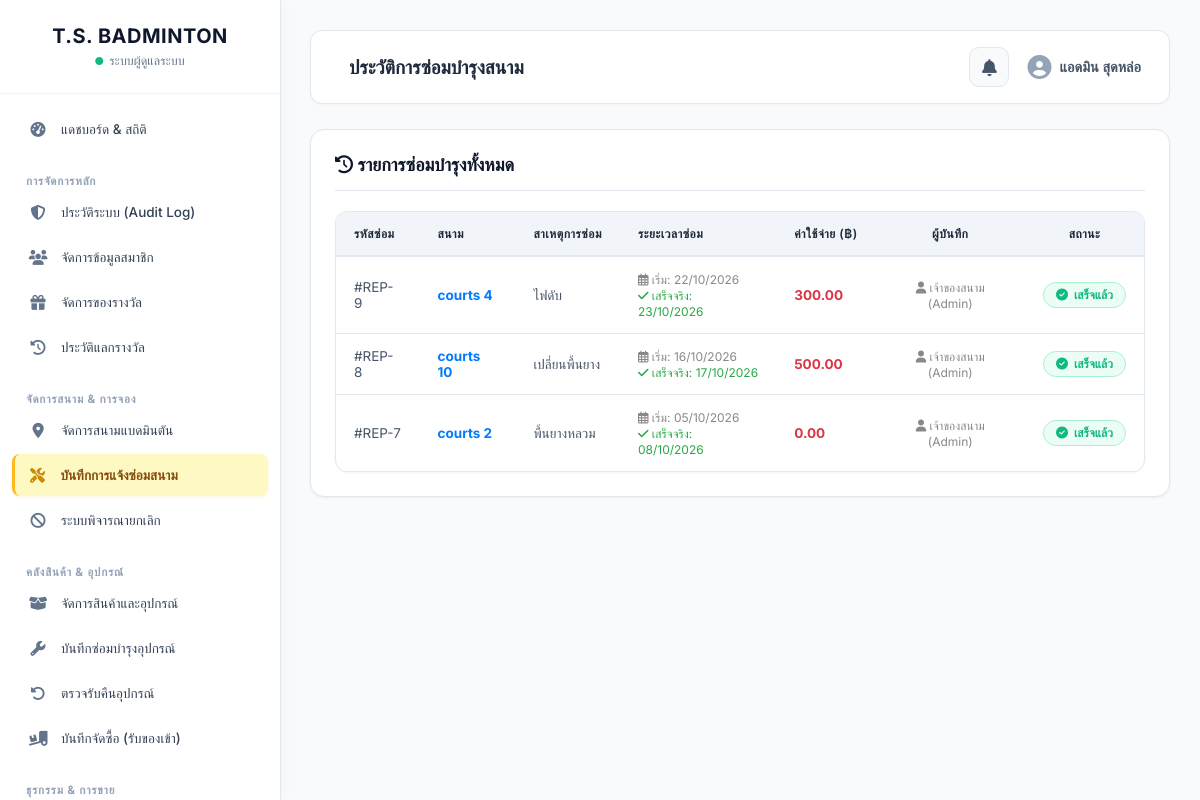
/admin/court_repairs.php (signed in), run on the app's committed database.
### tables this page shows
CREATE TABLE `court_repair` (
  `repair_id` int(11) NOT NULL AUTO_INCREMENT,
  `court_id` int(11) NOT NULL,
  `admin_id` int(11) NOT NULL,
  `repair_cause` varchar(255) NOT NULL,
  `repair_start_date` date NOT NULL,
  `repair_expected_end` date DEFAULT NULL,
  `repair_actual_end` date DEFAULT NULL,
  `repair_cost` decimal(8,2) DEFAULT 0.00,
  `repair_status` enum('กำลังซ่อม','เสร็จแล้ว') NOT NULL DEFAULT 'กำลังซ่อม',
  PRIMARY KEY (`repair_id`),
  KEY `court_id` (`court_id`),
  KEY `admin_id` (`admin_id`),
  CONSTRAINT `court_repair_ibfk_1` FOREIGN KEY (`court_id`) REFERENCES `court` (`court_id`) ON DELETE CASCADE,
  CONSTRAINT `court_repair_ibfk_2` FOREIGN KEY (`admin_id`) REFERENCES `admin` (`admin_id`)
);

CREATE TABLE `court` (
  `court_id` int(11) NOT NULL AUTO_INCREMENT,
  `court_name` varchar(50) NOT NULL,
  `court_status` enum('ว่าง','รอตรวจสอบ','จองแล้ว','ปิดปรับปรุง') NOT NULL DEFAULT 'ว่าง',
  `court_price_per_hour` decimal(8,2) NOT NULL,
  `court_peak_price` decimal(8,2) DEFAULT NULL,
  `court_offpeak_price` decimal(8,2) DEFAULT NULL,
  `court_open_time` time DEFAULT NULL,
  `court_close_time` time DEFAULT NULL,
  PRIMARY KEY (`court_id`)
);

### admin/court_repairs.php (the view, shortened to what this page needs)
<?php
require_once 'includes/auth_check.php';
try {
    $sql = "SELECT cr.*, c.court_name, a.admin_name
            FROM COURT_REPAIR cr
            JOIN COURT c ON cr.court_id = c.court_id
            JOIN ADMIN a ON cr.admin_id = a.admin_id
            ORDER BY cr.repair_start_date DESC, cr.repair_id DESC";
    $stmt = $conn->query($sql);
    $repairs = $stmt->fetchAll(PDO::FETCH_ASSOC);
} catch(PDOException $e) {
    $_SESSION['error'] = "เกิดข้อผิดพลาด: " . $e->getMessage();
}
?>
<?php
$page_header = '<i class=\"fas fa-tools\"></i> ประวัติการซ่อมบำรุงสนาม';
include 'includes/header.php';
?><div class="admin-card">
                <div class="header-between">
                    <h4 class="section-header"><i class="fas fa-history"></i> รายการซ่อมบำรุงทั้งหมด</h4>
                </div>
                <table class="admin-table">
                    <thead>
                        <tr>
                            <th>รหัสซ่อม</th>
                            <th>สนาม</th>
                            <th>สาเหตุการซ่อม</th>
                            <th>ระยะเวลาซ่อม</th>
                            <th>ค่าใช้จ่าย (฿)</th>
                            <th class="text-center">ผู้บันทึก</th>
                            <th class="text-center">สถานะ</th>
                        </tr>
                    </thead>
                    <tbody>
                        <?php if (count($repairs) > 0): ?>
                            <?php foreach ($repairs as $row): ?>
                            <tr>
                                <td>#REP-<?php echo $row['repair_id']; ?></td>
                                <td><strong class="text-primary-bold"><?php echo htmlspecialchars($row['court_name']); ?></strong></td>
                                <td>
                                    <?php echo htmlspecialchars($row['repair_cause']); ?>
                                </td>
                                <td>
                                    <span class="text-small-muted"><i class="far fa-calendar-alt"></i> เริ่ม: <?php echo date('d/m/Y', strtotime($row['repair_start_date'])); ?></span><br>
                                    <?php if ($row['repair_status'] == 'เสร็จแล้ว' && $row['repair_actual_end']): ?>
                                        <span class="text-small-muted text-success"><i class="fas fa-check"></i> เสร็จจริง: <?php echo date('d/m/Y', strtotime($row['repair_actual_end'])); ?></span>
                                    <?php else: ?>
                                        <span class="text-small-muted text-danger"><i class="far fa-clock"></i> คาดว่าเสร็จ: <?php echo date('d/m/Y', strtotime($row['repair_expected_end'])); ?></span>
                                    <?php endif; ?>
                                </td>
                                <td>
                                    <strong class="text-danger"><?php echo number_format($row['repair_cost'], 2); ?></strong>
                                </td>
                                <td class="text-center">
                                    <span class="text-small-muted"><i class="fas fa-user"></i> <?php echo htmlspecialchars($row['admin_name']); ?></span>
                                </td>
                                <td class="text-center">
                                    <?php if ($row['repair_status'] == 'กำลังซ่อม'): ?>
                                        <span class="badge badge-warning"><i class="fas fa-tools"></i> กำลังซ่อม</span>
                                    <?php else: ?>
                                        <span class="badge badge-success"><i class="fas fa-check-circle"></i> เสร็จแล้ว</span>
                                    <?php endif; ?>
                                </td>
                            </tr>
                            <?php endforeach; ?>
                        <?php endif; ?>
                    </tbody>
                </table>
            </div>
        <?php include 'includes/footer.php'; ?>

### assets/css/global.css (style rules this page uses)
:root { --bg-primary: #090909; --bg-surface: #191919; --bg-elevated: #292929; --color-gold: #FFB91D; --color-gold-hover: #E9A812; --text-primary: #F5F5F5; --text-secondary: #A3A3A3; --text-on-gold: #090909; --border-color: #383838; --status-available: #22C55E; --status-booked: #EF4444; --brand-accent: var(--color-gold); --text-muted: var(--text-secondary); --shadow-lg: 0 10px 25px -3px rgba(0, 0, 0, 0.7); --radius-sm: 6px; --radius-md: 10px; --radius-lg: 16px; --radius-full: 9999px; --transition-fast: 0.2s ease; --transition-normal: 0.3s ease; }
.text-danger { color: #dc3545 !important; }
.text-success { color: #28a745 !important; }
.text-center { text-align: center !important; }
.badge, .badge-status { padding: 4px 8px; border-radius: 4px; font-size: 12px; font-weight: bold; display: inline-block; }
.badge-success { background: #28a745; color: white; }

### data on the page
court_repair: repair_id "9", court.court_name "courts 4", repair_cause "ไฟดับ", repair_start_date "22/10/2026", repair_actual_end "23/10/2026", repair_cost "300.00", admin.admin_name "เจ้าของสนาม (Admin)", repair_status "เสร็จแล้ว" (drawn)
court_repair: repair_id "8", court.court_name "courts 10", repair_cause "เปลี่ยนพื้นยาง", repair_start_date "16/10/2026", repair_actual_end "17/10/2026", repair_cost "500.00", admin.admin_name "เจ้าของสนาม (Admin)", repair_status "เสร็จแล้ว" (drawn)
court_repair: repair_id "7", court.court_name "courts 2", repair_cause "พื้นยางหลวม", repair_start_date "05/10/2026", repair_actual_end "08/10/2026", repair_cost "0.00", admin.admin_name "เจ้าของสนาม (Admin)", repair_status "เสร็จแล้ว" (drawn)

### other printed values
$_SESSION['admin_name'] "แอดมิน สุดหล่อ"
